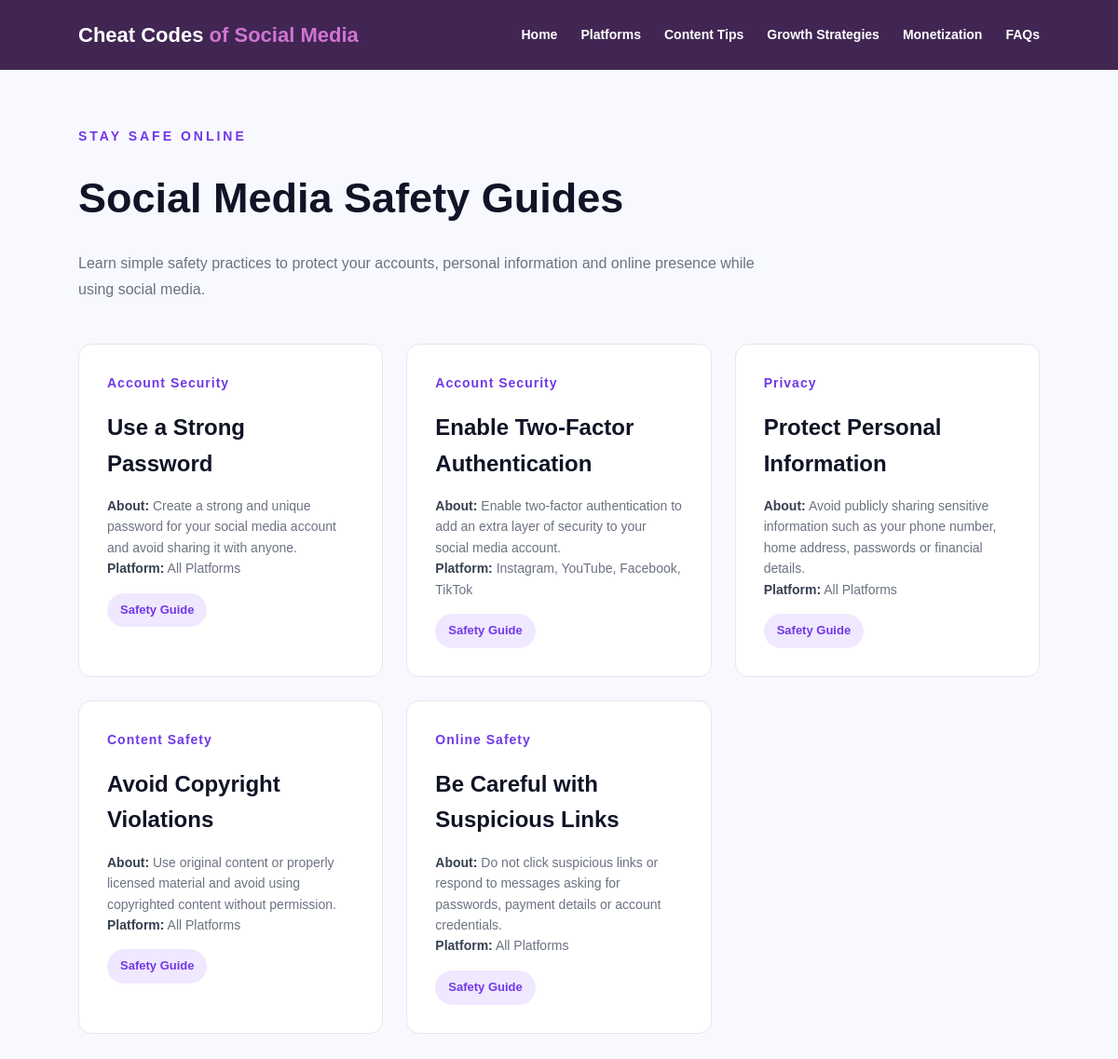
The app's page /pages/safety_guides.php with its own data.
### tables this page shows
CREATE TABLE `safety_guides` (
  `guide_id` int(11) NOT NULL,
  `category` varchar(100) NOT NULL,
  `title` varchar(150) NOT NULL,
  `description` text NOT NULL,
  `platform` varchar(100) NOT NULL,
  `source` varchar(255) NOT NULL,
  `last_updated` date NOT NULL
);

### pages/safety_guides.php (the view, shortened to what this page needs)
<?php
require_once "../config/database.php";
$sql = "SELECT * FROM safety_guides ORDER BY guide_id";
$result = mysqli_query($conn, $sql);
?>
<!DOCTYPE html>
<html lang="en">
<head>
    <link rel="stylesheet" href="../css/style.css">
</head>
<body>
    <header class="navbar">
        <div class="logo">
            Cheat Codes <span>of Social Media</span>
        </div>
        <nav class="nav-links">
            <a href="../index.php">Home</a>
            <a href="platforms.php">Platforms</a>
            <a href="creator_tips.php">Content Tips</a>
            <a href="growth_strategies.php">Growth Strategies</a>
            <a href="monetization.php">Monetization</a>
            <a href="faqs.php">FAQs</a>
        </nav>
    </header>
    <main class="safety-page">
        <div class="safety-intro">
            <div class="eyebrow">
                STAY SAFE ONLINE
            </div>
            <h1>
                Social Media Safety Guides
            </h1>
            <p>
                Learn simple safety practices to protect your accounts,
                personal information and online presence while using social media.
            </p>
        </div>
        <div class="safety-grid">
            <?php while ($row = mysqli_fetch_assoc($result)) { ?>
                <div class="safety-card">
                    <div class="category">
                        <?php echo htmlspecialchars($row['category']); ?>
                    </div>
                    <h2>
                        <?php echo htmlspecialchars($row['title']); ?>
                    </h2>
                    <p>
                        <strong>About:</strong>
                        <?php echo htmlspecialchars($row['description']); ?>
                    </p>
                    <p>
                        <strong>Platform:</strong>
                        <?php echo htmlspecialchars($row['platform']); ?>
                    </p>
                    <span class="safety-tag">
                        Safety Guide
                    </span>
                </div>
            <?php } ?>
        </div>
    </main>
</body>
</html>

### css/style.css (style rules this page uses)
* { margin: 0; padding: 0; box-sizing: border-box; }
body { font-family: Arial, sans-serif; background: #ffffff; color: #412653; line-height: 1.6; }
.navbar { height: 75px; background: #412653; display: flex; align-items: center; justify-content: space-between; padding: 0 7%; box-shadow: 0 3px 15px rgba(65, 38, 83, 0.18); }
.logo { font-size: 22px; font-weight: bold; color: #ffffff; }
.logo span { color: #D174D2; }
.nav-links { display: flex; gap: 25px; }
.nav-links a { text-decoration: none; color: #ffffff; font-size: 14px; font-weight: 600; transition: 0.2s; }

### pages/safety_guides.php (style rules this page uses)
.safety-page { background: #f8f9ff; min-height: 80vh; padding: 60px 7%; }
.safety-intro { max-width: 750px; margin-bottom: 45px; }
.safety-intro .eyebrow { color: #7138e8; font-weight: bold; letter-spacing: 3px; font-size: 14px; }
.safety-intro h1 { font-size: 45px; margin: 20px 0; color: #101426; }
.safety-intro p { color: #6b7280; font-size: 16px; line-height: 1.7; }
.safety-grid { display: grid; grid-template-columns: repeat(3, 1fr); gap: 25px; }
.safety-card { background: white; border: 1px solid #e5e7eb; border-radius: 14px; padding: 30px; transition: 0.3s; }
.safety-card .category { color: #7138e8; font-weight: bold; letter-spacing: 1px; font-size: 14px; margin-bottom: 18px; }
.safety-card h2 { color: #101426; margin-bottom: 15px; }
.safety-card p { color: #6b7280; line-height: 1.6; font-size: 14px; }
.safety-card strong { color: #374151; }
.safety-tag { display: inline-block; margin-top: 15px; padding: 8px 14px; border-radius: 20px; background: #f0e8ff; color: #7138e8; font-size: 13px; font-weight: bold; }

### records on screen
safety_guides: category "Account Security", title "Use a Strong Password", description "Create a strong and unique password for your social media account and avoid sharing it with anyone.", platform "All Platforms"
safety_guides: category "Account Security", title "Enable Two-Factor Authentication", description "Enable two-factor authentication to add an extra layer of security to your social media account.", platform "Instagram, YouTube, Facebook, TikTok"
safety_guides: category "Privacy", title "Protect Personal Information", description "Avoid publicly sharing sensitive information such as your phone number, home address, passwords or financial details.", platform "All Platforms"
safety_guides: category "Content Safety", title "Avoid Copyright Violations", description "Use original content or properly licensed material and avoid using copyrighted content without permission.", platform "All Platforms"
safety_guides: category "Online Safety", title "Be Careful with Suspicious Links", description "Do not click suspicious links or respond to messages asking for passwords, payment details or account credentials.", platform "All Platforms"
